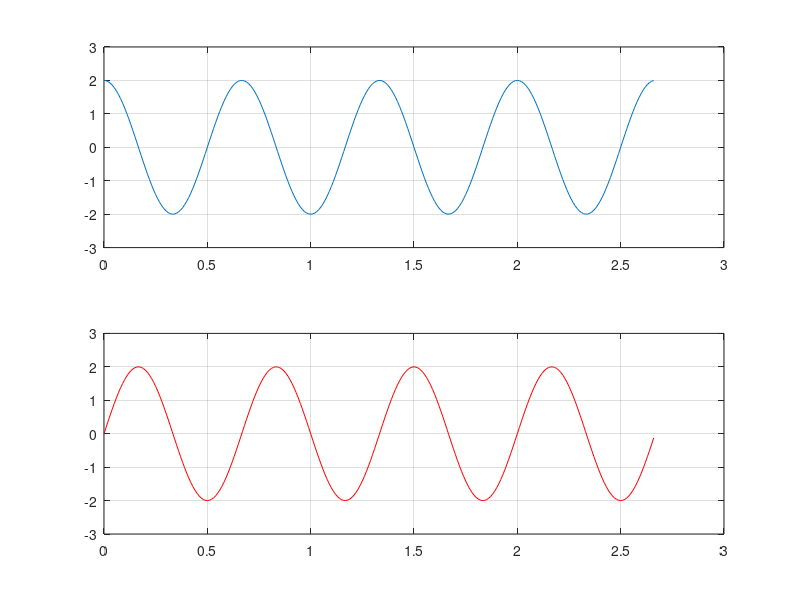

The MATLAB source for this figure:
% Example 1.38
clc; clear all;

A = 2; 
w0 = 3*pi; phase = 0 ; T = (2*pi)/w0 ;
t = 0 : 0.01 : 4*T;
x = A*exp(j*w0*t + phase);
subplot(211); plot(t, real(x)); grid on; axis([0 3 -3 3 ])
subplot(212); plot(t, imag(x), 'r'); grid on; axis([0 3 -3 3 ])
